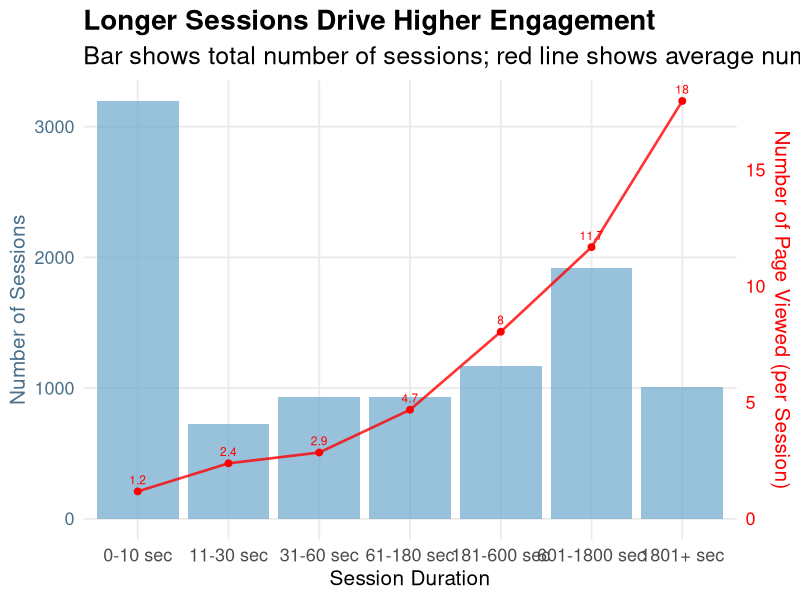
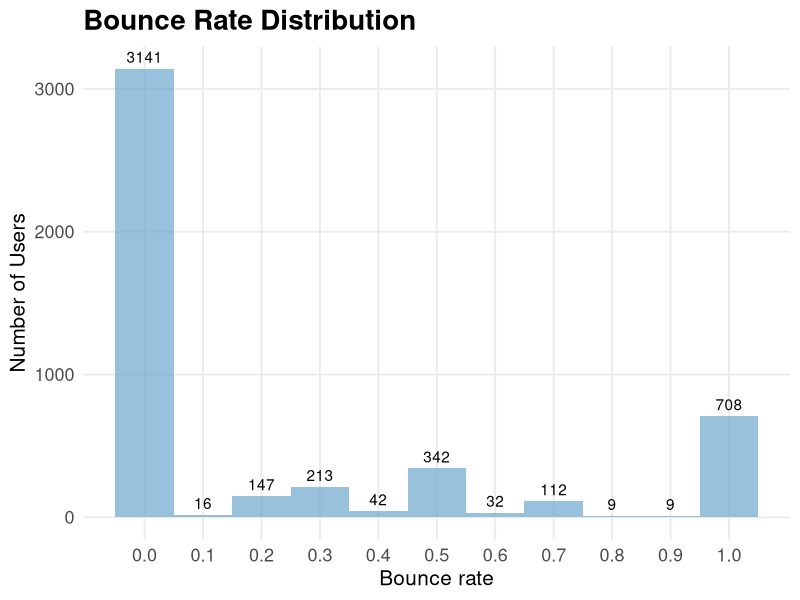
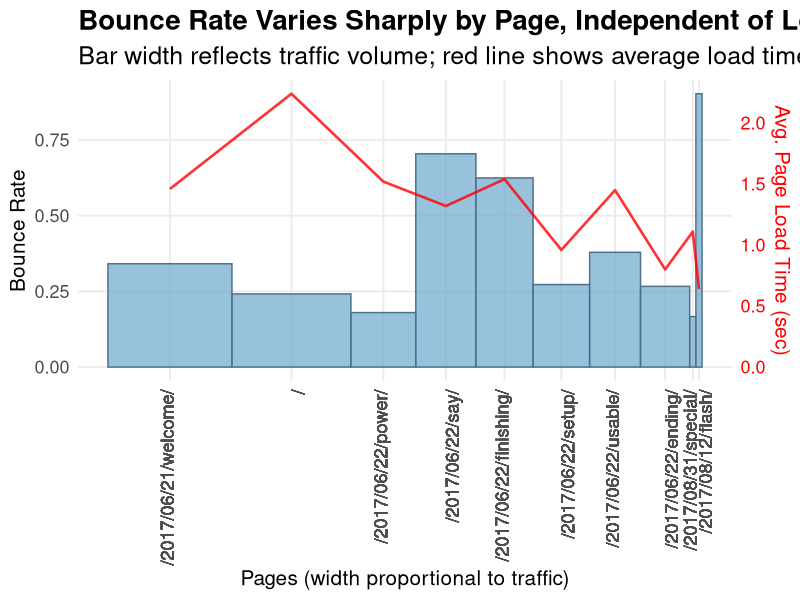
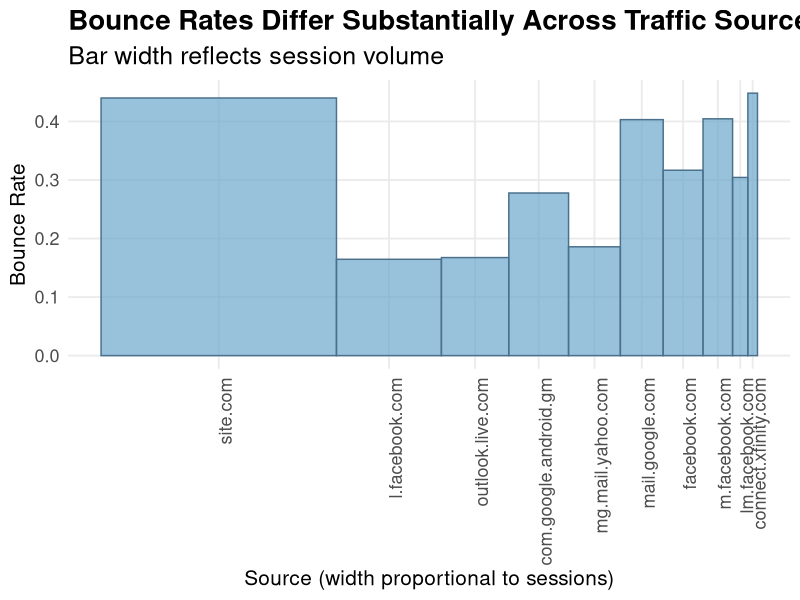
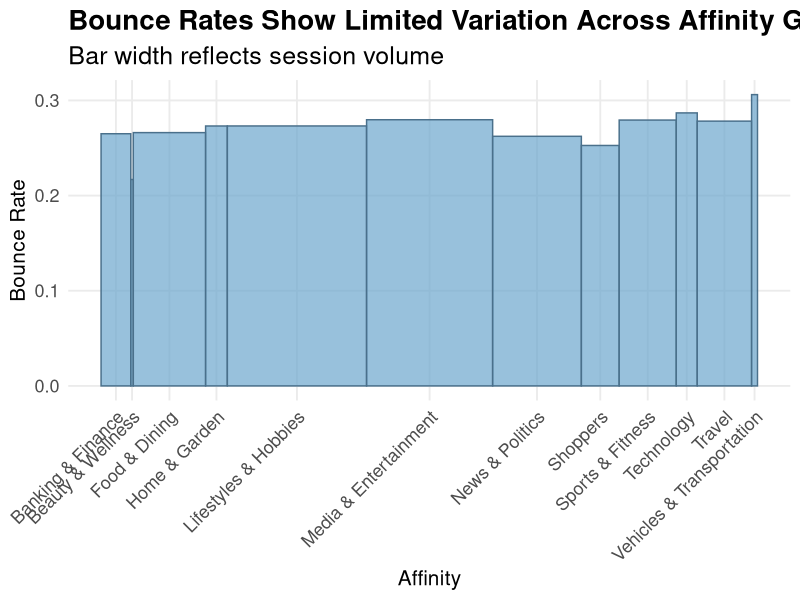

Reproduce these figures in R, in order.
## ---- chunk 1
knitr::opts_chunk$set(
  fig.width = 12,
  fig.height = 8,
  fig.path = "../figs/",
  echo = TRUE,
  warning = FALSE,
  message = FALSE
)
## ---- chunk 2
library(dplyr)
library(ggplot2)
## ---- chunk 3

user_data <- read.csv("../data/processed_data/user_data_clean.csv")

engagement_data <- read.csv("../data/processed_data/engagement_data_clean.csv")

page_data <- read.csv("../data/processed_data/page_data_clean.csv")

referrer_data <- read.csv("../data/processed_data/referrer_data_clean.csv")

affinity_summarydata <- read.csv("../data/processed_data/affinity_summarydata_clean.csv")
## ---- chunk 4

theme_ux <- theme_minimal(base_size = 14) +
  theme(
    plot.title = element_text(face = "bold", size = 20),
    plot.subtitle = element_text(size = 18),
    axis.title = element_text(size = 15),
    axis.text  = element_text(size = 13),
    panel.grid.minor = element_blank()
  )
  
## ---- chunk 5
  # Make sure Session Duration is ordered factor for better visualization
  engagement_data$SessionDuration <- factor(
    engagement_data$SessionDuration,
    levels = c(
      "0-10 seconds",
      "11-30 seconds",
      "31-60 seconds",
      "61-180 seconds",
      "181-600 seconds",
      "601-1800 seconds",
      "1801+ seconds"
    ),ordered = TRUE
  )

# Determine a scaling factor so the line fits on the same plot
scale_factor <- max(engagement_data$Sessions) / max(engagement_data$AvgViewPerSess)

## ---- chunk 6
# Draw the plot
ggplot(engagement_data, aes(x = SessionDuration)) +
  geom_bar(aes(y = Sessions),
           stat = "identity",
           fill = "skyblue3",
           alpha = 0.7) +
  geom_line(aes(y = AvgViewPerSess * scale_factor, group = 1),
            color = "red", size = 0.9, alpha = 0.8) +
  geom_point(aes(y = AvgViewPerSess * scale_factor),
             color = "red", size = 2) +
  geom_text(
    aes(y = AvgViewPerSess * scale_factor,
        label = round(AvgViewPerSess, 1)),
    vjust = -0.8, color = "red", size = 3, check_overlap = TRUE
  ) +
  scale_y_continuous(
    name = "Number of Sessions",
    sec.axis = sec_axis(~ . / scale_factor,
                        name = "Number of Page Viewed (per Session)")
  ) +
  scale_x_discrete(labels = function(x) gsub("seconds", "sec", x)) +
  labs(
    title = "Longer Sessions Drive Higher Engagement",
    subtitle = "Bar shows total number of sessions; red line shows average number of pages viewed per session",
    x = "Session Duration"
  ) +
  theme_ux +
  theme(
    axis.title.y.right = element_text(color = "red"),
    axis.text.y.right  = element_text(color = "red"),
    axis.title.y.left = element_text(color = "skyblue4"),
    axis.text.y.left  = element_text(color = "skyblue4")
  )
## ---- chunk 7
# Histogram with counts on bars
ggplot(user_data, aes(x = `BounceRate`)) +
  geom_histogram(binwidth = 0.1,  fill = "skyblue3", alpha = 0.7) +
  scale_x_continuous(breaks=seq(0,1,by=0.1))+
  geom_text(
    stat = "bin", 
    binwidth = 0.1,
    aes(label = ..count..), 
    vjust = -0.5,
    color = "black"
  ) +
  labs(title = "Bounce Rate Distribution", x = "Bounce rate", y = "Number of Users") +
  theme_ux
## ---- chunk 8
# Calculate cumulative x positions for variable-width columns (Marimekko)
page_data <- page_data %>%
  mutate(
    Width = `Pageviews` / sum(`Pageviews`),        # width proportional to pageviews
    xmin = lag(cumsum(Width), default = 0),        
    xmax = cumsum(Width)                          
  )

# Max values for scaling secondary axis
max_bounce <- max(page_data$`BounceRate`)
max_load   <- max(page_data$`Avg.PageLoadTime.sec.`)

## ---- chunk 9
ggplot(page_data) +
  geom_rect(aes(xmin = xmin, xmax = xmax,
                ymin = 0, ymax = BounceRate),
            fill = "skyblue3", color = "skyblue4", alpha = 0.7) +
  geom_line(aes(x = (xmin + xmax)/2,
                y = Avg.PageLoadTime.sec. * max_bounce / max_load),
            color = "red", size = 0.9, alpha = 0.8) +
  scale_y_continuous(
    name = "Bounce Rate",
    sec.axis = sec_axis(~ . * max_load / max_bounce,
                        name = "Avg. Page Load Time (sec)")
  ) +
  scale_x_continuous(
    breaks = (page_data$xmin + page_data$xmax)/2,
    labels = page_data$Page
  ) +
  labs(
    title = "Bounce Rate Varies Sharply by Page, Independent of Load Time",
    subtitle = "Bar width reflects traffic volume; red line shows average load time",
    x = "Pages (width proportional to traffic)",
    y = "Bounce Rate"
  )+
  theme_ux +
  theme(axis.text.x = element_text(angle = 90, hjust = 1,
                                   vjust = ifelse(seq_along(page_data$Page) %% 2 == 0, 1, 0.3)),
        axis.title.y.right = element_text(color = "red"),
        axis.text.y.right  = element_text(color = "red"))
## ---- chunk 10
# Calculate cumulative x positions for variable-width columns (Marimekko)
referrer_data <- referrer_data %>%
  mutate(
    Width = `Sessions` / sum(`Sessions`),
    xmin = lag(cumsum(Width), default = 0),
    xmax = cumsum(Width)
  )
## ---- chunk 11
# Create the plot
ggplot(referrer_data) +
  geom_rect(aes(xmin = xmin, xmax = xmax,
                ymin = 0, ymax = BounceRate),
            fill = "skyblue3", color = "skyblue4", alpha = 0.7) +
  scale_x_continuous(
    breaks = (referrer_data$xmin + referrer_data$xmax)/2,
    labels = referrer_data$Source
  ) +
  labs(
    title = "Bounce Rates Differ Substantially Across Traffic Sources",
    subtitle = "Bar width reflects session volume",
    x = "Source (width proportional to sessions)",
    y = "Bounce Rate"
  ) +
  theme_ux +
  theme(axis.text.x = element_text(angle = 90, hjust = 1))
## ---- chunk 12
# Show Bounce rate by a broad affinity category

# Calculate cumulative x positions for variable-width columns (Marimekko)
affinity_summarydata<- affinity_summarydata %>%
  mutate(
    Width = `total_sessions` / sum(`total_sessions`),
    xmin = lag(cumsum(Width), default = 0),
    xmax = cumsum(Width)
  )
## ---- chunk 13
ggplot(affinity_summarydata) +
  geom_rect(aes(xmin = xmin, xmax = xmax,
                ymin = 0, ymax = `bounce_rate`),
            fill = "skyblue3", color = "skyblue4", alpha = 0.7) +
  scale_x_continuous(
    breaks = (affinity_summarydata$xmin + affinity_summarydata$xmax)/2,
    labels = affinity_summarydata$AffinityLevel_1 ) +
  labs(title = "Bounce Rates Show Limited Variation Across Affinity Groups", 
       subtitle = "Bar width reflects session volume",
       x = "Affinity",
       y = "Bounce Rate")+
  theme_ux +
  theme(axis.text.x = element_text(angle = 45, hjust = 1))
